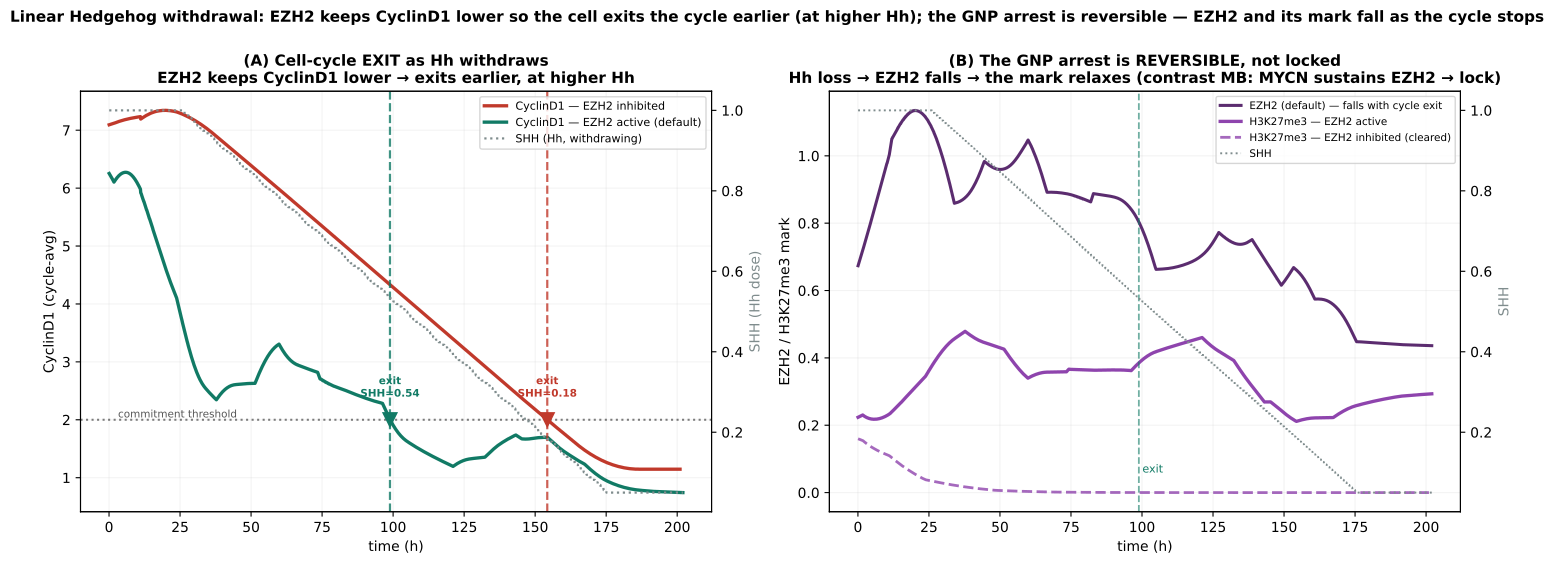

This figure's Python source:
"""Linear Hedgehog WITHDRAWAL: when does a GNP's cell cycle END as Hh declines, and what happens
epigenetically at exit — with vs without EZH2 repression of CyclinD1?

Mirror of fig_v44_cellcycle_entry.py. SHH is ramped DOWN 1.0 -> 0.05 over ~150 h from a cycling start.
EZH2 raises the CyclinD1 (Hh) threshold, so with the brake intact the cell should exit EARLIER (at
higher Hh); with EZH2 inhibited it keeps cycling to lower Hh. And once divisions stop, the H3K27me3
mark is no longer diluted -> it is maintained/consolidated, epigenetically locking the arrested state
(unless EZH2 is inhibited, in which case the mark clears).

Panels:
  A  CyclinD1 (cycle-avg) + falling SHH; division ticks; the cell-cycle-EXIT time (last division) marked.
  B  Cumulative divisions vs time — the plateau marks exit.
  C  H3K27me3 mark + EZH2 vs time — after exit the mark is maintained (default; no dilution → lock-in)
     vs cleared (EZH2 inhibited).

Run:  ./venv/bin/python simulations/fig_v44_cellcycle_exit.py [--fresh]
"""
import sys, os
sys.path.insert(0, os.path.dirname(os.path.dirname(os.path.abspath(__file__))))
import numpy as np, matplotlib.pyplot as plt, tellurium as te
from scipy.signal import find_peaks
from src.build_model_v44_heldt import build_model_v44

FRESH = '--fresh' in sys.argv
CACHE = 'simulations/fig_v44_cellcycle_exit_cache.npz'
M = build_model_v44(with_ezh2=True, with_hh=True)
GNP = dict(MYCN_amplification=1.0, Ptch1_copy_number=1.0, p16=0.0, p18=0.464, kSyP21=0.002, HHi=0)
T0, DUR, T_END = 1500.0, 9000.0, 13500.0
shh_fn = lambda t: 1.0 if t < T0 else (0.05 if t > T0 + DUR else 1.0 - 0.95 * (t - T0) / DUR)


def ramp(ezh2i, chunk=60, fine=3.0):
    rr = te.loada(M); rr.integrator.setValue('relative_tolerance', 1e-6); rr.reset()
    for k, v in GNP.items():
        rr[k] = v
    rr['EZH2i'] = ezh2i; rr['SHH'] = 1.0
    out = {k: [] for k in ['time', 'Cd', 'MPF', 'SHH', 'EZH2', 'Mk']}
    t = 0.0
    while t < T_END:
        rr['SHH'] = float(shh_fn(t)); rr.saveState('s'); ok = False
        for atol in (1e-8, 1e-7, 1e-6):
            try:
                rr.integrator.setValue('absolute_tolerance', atol)
                r = rr.simulate(t, t + chunk, max(2, int(chunk / fine)), selections=['time', 'Cd', 'MPF', 'SHH', 'EZH2', 'Mk']); ok = True; break
            except Exception:
                rr.loadState('s')
        if not ok:
            break
        for k in out:
            out[k].append(r[k][1:])
        t += chunk
    return {k: np.concatenate(v) for k, v in out.items()}


if FRESH or not os.path.exists(CACHE):
    print('withdrawing Hh 1.0 -> 0.05; default vs EZH2i ...')
    A = ramp(0.0); B = ramp(1.0)
    np.savez(CACHE, **{f'A_{k}': v for k, v in A.items()}, **{f'B_{k}': v for k, v in B.items()})
    print('  cached ->', CACHE)
z = np.load(CACHE)


def divs(t, mpf):
    pk, _ = find_peaks(mpf, prominence=0.15, distance=int(200 / (t[1] - t[0])))
    return t[pk]


def mov(t, x, win=1320):
    return np.array([x[(t >= T - win / 2) & (t <= T + win / 2)].mean() for T in t])


THR = 2.0   # nominal CyclinD1 commitment threshold (a.u.)


def exit_time(t, cd):
    """last time the cycle-averaged CyclinD1 is above the commitment threshold = cell-cycle exit."""
    cav = mov(t, cd); above = np.where(cav >= THR)[0]
    return t[above[-1]] if len(above) else np.nan


exitA, exitB = exit_time(z['A_time'], z['A_Cd']), exit_time(z['B_time'], z['B_Cd'])
shhA = float(np.interp(exitA, z['A_time'], z['A_SHH'])) if exitA == exitA else np.nan
shhB = float(np.interp(exitB, z['B_time'], z['B_SHH'])) if exitB == exitB else np.nan
ndA, ndB = len(divs(z['A_time'], z['A_MPF'])), len(divs(z['B_time'], z['B_MPF']))

C_DEF, C_EZI, C_SHH, C_MK = '#117a65', '#c0392b', '#7f8c8d', '#8e44ad'
fig, ax = plt.subplots(1, 2, figsize=(15, 5.6))

# ---- A: CyclinD1 + exit ----
a = ax[0]; a2 = a.twinx()
a2.plot(z['A_time'] / 60, z['A_SHH'], ':', color=C_SHH, lw=1.6, label='SHH (Hh, withdrawing)')
a.plot(z['B_time'] / 60, mov(z['B_time'], z['B_Cd']), color=C_EZI, lw=2.4, label='CyclinD1 — EZH2 inhibited')
a.plot(z['A_time'] / 60, mov(z['A_time'], z['A_Cd']), color=C_DEF, lw=2.4, label='CyclinD1 — EZH2 active (default)')
a.axhline(THR, color='k', ls=':', alpha=0.5); a.text(2, THR, ' commitment threshold', fontsize=7.5, va='bottom', color='#555')
for ex, shh, col in [(exitB, shhB, C_EZI), (exitA, shhA, C_DEF)]:
    if ex == ex:
        a.axvline(ex / 60, color=col, ls='--', lw=1.6, alpha=0.8); a.plot(ex / 60, THR, 'v', color=col, ms=10)
        a.text(ex / 60, THR + 0.4, f'exit\nSHH={shh:.2f}', color=col, fontsize=7.5, ha='center', fontweight='bold')
a.set_xlabel('time (h)'); a.set_ylabel('CyclinD1 (cycle-avg)'); a2.set_ylabel('SHH (Hh dose)', color=C_SHH)
a.set_title('(A) Cell-cycle EXIT as Hh withdraws\nEZH2 keeps CyclinD1 lower → exits earlier, at higher Hh', fontweight='bold', fontsize=11)
h1, l1 = a.get_legend_handles_labels(); h2, l2 = a2.get_legend_handles_labels()
a.legend(h1 + h2, l1 + l2, fontsize=8, loc='upper right'); a.grid(alpha=0.15)

# ---- B: epigenetic state (reversible in GNP) ----
b = ax[1]; b2 = b.twinx()
b2.plot(z['A_time'] / 60, z['A_SHH'], ':', color=C_SHH, lw=1.4, label='SHH')
b.plot(z['A_time'] / 60, mov(z['A_time'], z['A_EZH2']), color='#5b2c6f', lw=2.2, label='EZH2 (default) — falls with cycle exit')
b.plot(z['A_time'] / 60, mov(z['A_time'], z['A_Mk']), color=C_MK, lw=2.4, label='H3K27me3 — EZH2 active')
b.plot(z['B_time'] / 60, mov(z['B_time'], z['B_Mk']), color=C_MK, lw=2.0, ls='--', alpha=0.8, label='H3K27me3 — EZH2 inhibited (cleared)')
if exitA == exitA:
    b.axvline(exitA / 60, color=C_DEF, ls='--', lw=1.3, alpha=0.6); b.text(exitA / 60, b.get_ylim()[1] * 0.05, ' exit', color=C_DEF, fontsize=8)
b.set_xlabel('time (h)'); b.set_ylabel('EZH2 / H3K27me3 mark'); b2.set_ylabel('SHH', color=C_SHH)
b.set_title('(B) The GNP arrest is REVERSIBLE, not locked\nHh loss → EZH2 falls → the mark relaxes (contrast MB: MYCN sustains EZH2 → lock)', fontweight='bold', fontsize=11)
h1, l1 = b.get_legend_handles_labels(); h2, l2 = b2.get_legend_handles_labels()
b.legend(h1 + h2, l1 + l2, fontsize=7.5, loc='upper right'); b.grid(alpha=0.15)

fig.suptitle('Linear Hedgehog withdrawal: EZH2 keeps CyclinD1 lower so the cell exits the cycle earlier (at higher Hh); the GNP arrest is reversible — EZH2 and its mark fall as the cycle stops',
             fontsize=11, fontweight='bold', y=1.0)
plt.tight_layout()
plt.savefig('simulations/fig_v44_cellcycle_exit.png', dpi=160, bbox_inches='tight')
plt.savefig('simulations/fig_v44_cellcycle_exit.pdf', bbox_inches='tight')
plt.close()
print(f'exit (CyclinD1<{THR}) — EZH2 active: t={exitA/60:.1f} h (SHH={shhA:.2f}), {ndA} div;  EZH2 inhibited: t={exitB/60:.1f} h (SHH={shhB:.2f}), {ndB} div')
print('Saved: fig_v44_cellcycle_exit.png / .pdf')
